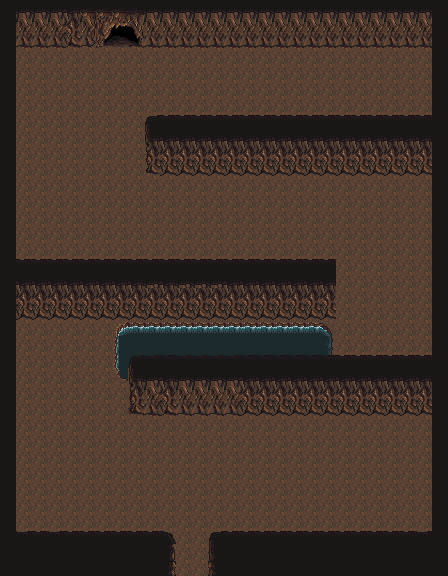

Tiled map render using the project's own tile images. Description and the map definition, with tile-layer contents summarised, below:
An orthogonal 28x36 tile map with 16x16 px tiles, 4 tile layers (ground, water, walls, crystals) and 8 objects.

<map version="1.10" tiledversion="1.11.2" orientation="orthogonal" renderorder="right-down" width="28" height="36" tilewidth="16" tileheight="16" infinite="0" nextlayerid="6" nextobjectid="12">
 <tileset firstgid="1" source="../tilesets/Caves/Cave.tsx" />
 <layer id="1" name="ground" width="28" height="36">
  <data>[1008 cells, 1008 non-empty, 1 distinct tile ids]</data>
 </layer>
 <layer id="3" name="water" width="28" height="36">
  <data>[1008 cells, 44 non-empty, 8 distinct tile ids]</data>
 </layer>
 <layer id="2" name="walls" width="28" height="36">
  <data>[1008 cells, 450 non-empty, 39 distinct tile ids]</data>
 </layer>
 <layer id="5" name="crystals" width="28" height="36">
  <data>[1008 cells, 0 non-empty, 0 distinct tile ids]</data>
 </layer>
 <objectgroup id="4" name="collisions">
  <object id="1" x="0.666667" y="-2.66667" width="14.6667" height="578.667" />
  <object id="2" x="1.33333" y="532" width="172.667" height="18" />
  <object id="3" x="158" y="532.667" width="17.3333" height="44.6667" />
  <object id="4" x="208.667" y="530.667" width="14.6667" height="46" />
  <object id="5" x="208" y="532.667" width="240" height="12" />
  <object id="7" x="432" y="0.666667" width="16.6667" height="575.333" />
  <object id="8" x="0.5" y="27.5" width="100.25" height="11.25" />
  <object id="11" x="142" y="27" width="298.5" height="11.5" />
 </objectgroup>
</map>
